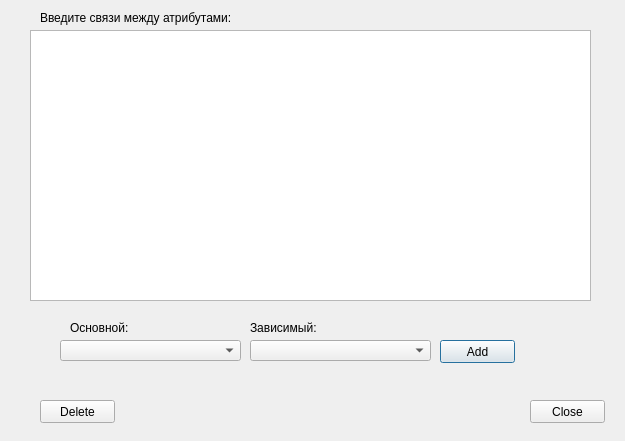
<?xml version="1.0" encoding="UTF-8"?>
<ui version="4.0">
 <class>Connection</class>
 <widget class="QDialog" name="Connection">
  <property name="geometry">
   <rect>
    <x>0</x>
    <y>0</y>
    <width>625</width>
    <height>441</height>
   </rect>
  </property>
  <property name="minimumSize">
   <size>
    <width>625</width>
    <height>441</height>
   </size>
  </property>
  <property name="maximumSize">
   <size>
    <width>625</width>
    <height>441</height>
   </size>
  </property>
  <property name="windowTitle">
   <string>Dialog</string>
  </property>
  <widget class="QComboBox" name="comboBox">
   <property name="geometry">
    <rect>
     <x>60</x>
     <y>340</y>
     <width>181</width>
     <height>21</height>
    </rect>
   </property>
  </widget>
  <widget class="QComboBox" name="comboBox_2">
   <property name="geometry">
    <rect>
     <x>250</x>
     <y>340</y>
     <width>181</width>
     <height>21</height>
    </rect>
   </property>
  </widget>
  <widget class="QPushButton" name="addConButton">
   <property name="geometry">
    <rect>
     <x>440</x>
     <y>340</y>
     <width>75</width>
     <height>23</height>
    </rect>
   </property>
   <property name="text">
    <string>Add</string>
   </property>
  </widget>
  <widget class="QPushButton" name="deleteConButton">
   <property name="geometry">
    <rect>
     <x>40</x>
     <y>400</y>
     <width>75</width>
     <height>23</height>
    </rect>
   </property>
   <property name="text">
    <string>Delete</string>
   </property>
  </widget>
  <widget class="QPushButton" name="cancelButton">
   <property name="geometry">
    <rect>
     <x>530</x>
     <y>400</y>
     <width>75</width>
     <height>23</height>
    </rect>
   </property>
   <property name="text">
    <string>Close</string>
   </property>
  </widget>
  <widget class="QTableWidget" name="tableWidget">
   <property name="geometry">
    <rect>
     <x>30</x>
     <y>30</y>
     <width>561</width>
     <height>271</height>
    </rect>
   </property>
  </widget>
  <widget class="QLabel" name="label">
   <property name="geometry">
    <rect>
     <x>70</x>
     <y>320</y>
     <width>161</width>
     <height>16</height>
    </rect>
   </property>
   <property name="text">
    <string>Основной:</string>
   </property>
  </widget>
  <widget class="QLabel" name="label_2">
   <property name="geometry">
    <rect>
     <x>250</x>
     <y>320</y>
     <width>91</width>
     <height>16</height>
    </rect>
   </property>
   <property name="text">
    <string>Зависимый:</string>
   </property>
  </widget>
  <widget class="QLabel" name="label_3">
   <property name="geometry">
    <rect>
     <x>40</x>
     <y>10</y>
     <width>201</width>
     <height>16</height>
    </rect>
   </property>
   <property name="text">
    <string>Введите связи между атрибутами:</string>
   </property>
  </widget>
 </widget>
 <resources/>
 <connections/>
</ui>
